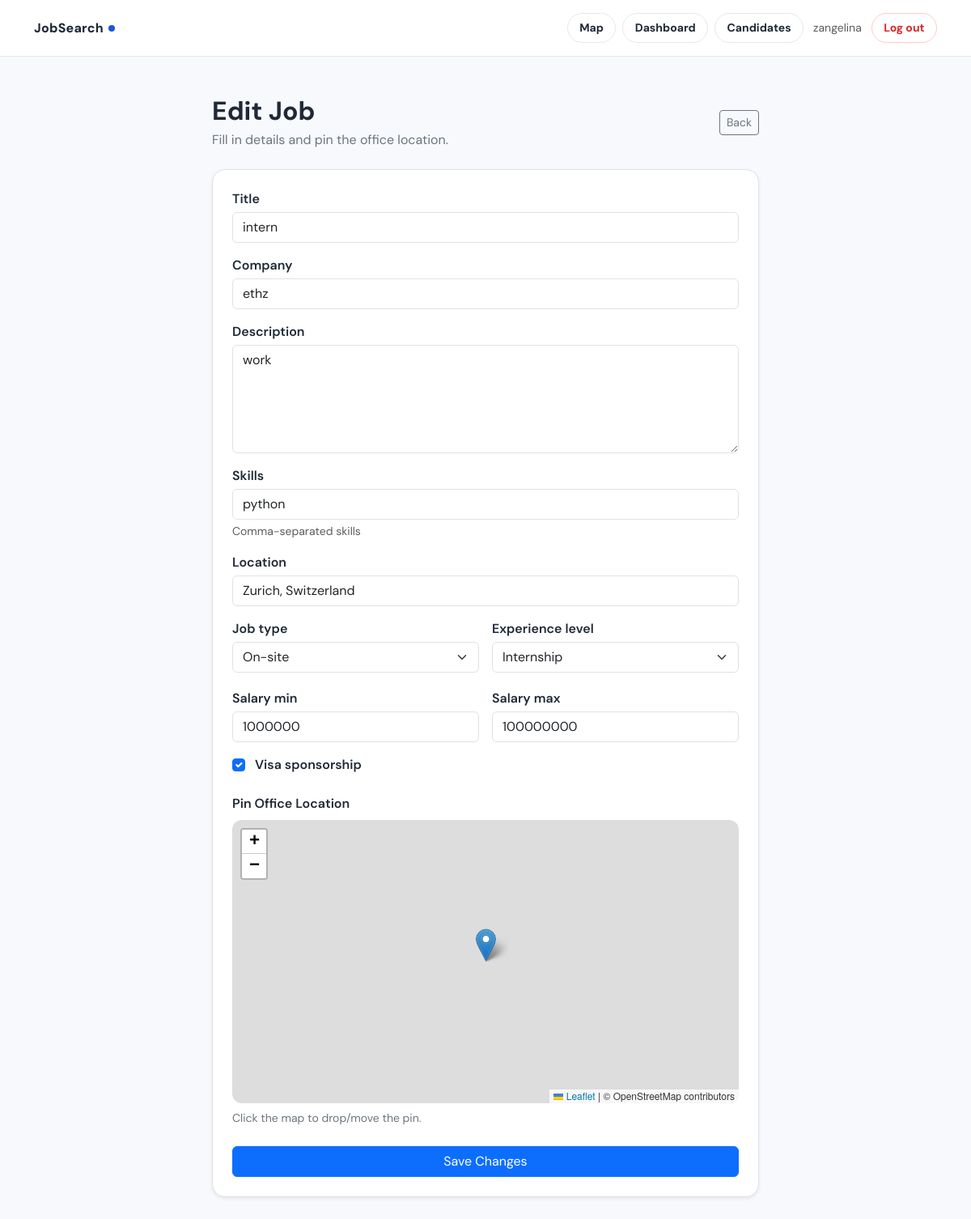
/recruiter/jobs/2/edit/ (signed in), run on the app's committed database.
### jobs/models.py (models this page shows, shortened)
class CustomUser(AbstractUser):
    class Role(models.TextChoices):
        JOB_SEEKER = "job_seeker", "Job Seeker"
        RECRUITER = "recruiter", "Recruiter"
        ADMIN = "admin", "Admin"
    role = models.CharField(
        max_length=20,
        choices=Role.choices,
        default=Role.JOB_SEEKER,
    )
    def is_job_seeker(self):
        return self.role == self.Role.JOB_SEEKER
    def is_recruiter(self):
        return self.role == self.Role.RECRUITER

class JobPosting(models.Model):
    class JobType(models.TextChoices):
        REMOTE = "remote", "Remote"
        ONSITE = "onsite", "On-site"
        HYBRID = "hybrid", "Hybrid"
    class ExperienceLevel(models.TextChoices):
        ENTRY = "entry", "Entry Level"
        MID = "mid", "Mid Level"
        SENIOR = "senior", "Senior Level"
        INTERN = "intern", "Internship"
    recruiter = models.ForeignKey(
        CustomUser, on_delete=models.CASCADE, related_name="job_postings"
    )
    title = models.CharField(max_length=200)
    company = models.CharField(max_length=200)
    description = models.TextField()
    skills = models.TextField(blank=True, help_text="Comma-separated skills")
    location = models.CharField(max_length=200, blank=True)
    latitude = models.FloatField(null=True, blank=True)
    longitude = models.FloatField(null=True, blank=True)
    job_type = models.CharField(
        max_length=20, choices=JobType.choices, default=JobType.ONSITE
    )
    experience_level = models.CharField(
        max_length=20, choices=ExperienceLevel.choices, default=ExperienceLevel.ENTRY
    )
    salary_min = models.PositiveIntegerField(null=True, blank=True)
    salary_max = models.PositiveIntegerField(null=True, blank=True)
    visa_sponsorship = models.BooleanField(default=False)
    is_active = models.BooleanField(default=True)
    created_at = models.DateTimeField(auto_now_add=True)
    updated_at = models.DateTimeField(auto_now=True)
    class Meta:
        ordering = ["-created_at"]

### jobs/views.py (the view)
# urls.py: path("recruiter/jobs/<int:pk>/edit/", views.job_edit, name="job_edit"),
@login_required
def job_edit(request, pk):
    if not request.user.is_recruiter():
        return redirect("home")
    job = get_object_or_404(JobPosting, pk=pk, recruiter=request.user)
    if request.method == "POST":
        form = JobPostingForm(request.POST, instance=job)
        if form.is_valid():
            form.save()
            return redirect("recruiter_dashboard")
    else:
        form = JobPostingForm(instance=job)
    return render(request, "jobs/job_form.html", {"form": form, "editing": True})

### jobs/templates/jobs/job_form.html (shortened to what this page needs)
{% extends "jobs/base.html" %}
{% block content %}
<link rel="stylesheet" href="https://unpkg.com/leaflet@1.9.4/dist/leaflet.css" />
<div class="container py-5" style="max-width: 700px;">
  <div class="d-flex justify-content-between align-items-center mb-4">
    <div>
      <h2 class="fw-bold mb-1">{% if editing %}Edit Job{% else %}Post a Job{% endif %}</h2>
      <div class="text-secondary">Fill in details and pin the office location.</div>
    </div>
    <a href="{% url 'recruiter_dashboard' %}" class="btn btn-outline-secondary btn-sm">Back</a>
  </div>
  <form method="post" class="bg-white p-4 rounded-4 border shadow-sm">
    <div class="mb-3">
      <label class="form-label fw-semibold d-block mb-1">Title</label>
      {{ form.title }}
    </div>
    <div class="mb-3">
      <label class="form-label fw-semibold d-block mb-1">Company</label>
      {{ form.company }}
    </div>
    <div class="mb-3">
      <label class="form-label fw-semibold d-block mb-1">Description</label>
      {{ form.description }}
    </div>
    <div class="mb-3">
      <label class="form-label fw-semibold d-block mb-1">Skills</label>
      {{ form.skills }}
      <div class="form-text">Comma-separated skills</div>
    </div>
    <div class="mb-3">
      <label class="form-label fw-semibold d-block mb-1">Location</label>
      {{ form.location }}
    </div>
    <div class="row g-3">
      <div class="col-md-6">
        <label class="form-label fw-semibold d-block mb-1">Job type</label>
        {{ form.job_type }}
      </div>
      <div class="col-md-6">
        <label class="form-label fw-semibold d-block mb-1">Experience level</label>
        {{ form.experience_level }}
      </div>
    </div>
    <div class="row g-3 mt-1">
      <div class="col-md-6">
        <label class="form-label fw-semibold d-block mb-1">Salary min</label>
        {{ form.salary_min }}
      </div>
      <div class="col-md-6">
        <label class="form-label fw-semibold d-block mb-1">Salary max</label>
        {{ form.salary_max }}
      </div>
    </div>
    <div class="mt-3">
      <div class="form-check">
        {{ form.visa_sponsorship }}
        <label class="form-check-label fw-semibold ms-1" for="id_visa_sponsorship">
          Visa sponsorship
        </label>
      </div>
    </div>
    <div class="mt-4">
      <label class="form-label fw-semibold d-block mb-2">Pin Office Location</label>
      <div id="map" style="height: 350px; border-radius: 12px;"></div>
      <div class="text-secondary small mt-2">Click the map to drop/move the pin.</div>
    </div>
    <button class="btn btn-primary w-100 mt-4" type="submit">
      {% if editing %}Save Changes{% else %}Post Job{% endif %}
    </button>
  </form>
</div>
{% endblock %}

### jobs/templates/jobs/base.html (shortened to what this page needs)
<!doctype html>
<html lang="en">
<head>
  <link href="https://cdn.jsdelivr.net/npm/bootstrap@5.3.3/dist/css/bootstrap.min.css" rel="stylesheet">
</head>
<body>
<nav class="js-nav">
  <div class="container d-flex align-items-center py-3">
    <a class="js-brand" href="{% url 'home' %}">
      JobSearch<span class="js-brand-dot"></span>
    </a>
    <div class="ms-auto d-flex align-items-center gap-2">
      {% if user.is_authenticated %}
        <a class="btn btn-ghost btn-sm" href="{% url 'job_map' %}">Map</a>
        {% if user.is_recruiter %}
          <a class="btn btn-ghost btn-sm" href="{% url 'recruiter_dashboard' %}">Dashboard</a>
          <a class="btn btn-ghost btn-sm" href="{% url 'recruiter_candidate_search' %}">Candidates</a>
        {% endif %}
        <span class="text-muted small ms-1">{{ user.username }}</span>
        <form method="post" action="{% url 'logout' %}" class="d-inline ms-1">
          <button class="btn btn-ghost btn-sm" type="submit" style="color:var(--danger);border-color:#fecaca;">Log out</button>
        </form>
      {% else %}
        <a class="btn btn-ghost btn-sm" href="{% url 'register_recruiter' %}">Recruiter</a>
        <a class="btn btn-ghost btn-sm" href="{% url 'register_seeker' %}">Job Seeker</a>
        <a class="btn btn-brand btn-sm" href="{% url 'login' %}">Sign in</a>
      {% endif %}
    </div>
  </div>
</nav>
{% block content %}{% endblock %}
</body>
</html>

### jobs/templates/jobs/base.html (style rules this page uses)
:root { --brand: #1a56db; --brand-light: #e8effc; --brand-dark: #0f3a94; --surface: #f8f9fc; --card: #ffffff; --border: #e5e7eb; --text: #1f2937; --text-muted: #6b7280; --success: #059669; --danger: #dc2626; --warning: #d97706; --info: #0891b2; --shadow-sm: 0 1px 2px rgba(0,0,0,.05); --shadow-md: 0 8px 24px rgba(17,24,39,.08); }
body { font-family: "DM Sans", system-ui, -apple-system, Segoe UI, Roboto, Arial, sans-serif; background: var(--surface); color: var(--text); }
.js-nav { background: rgba(255,255,255,.9); backdrop-filter: blur(10px); border-bottom: 1px solid var(--border); position: sticky; top: 0; z-index: 100; }
.js-brand { text-decoration: none; font-weight: 800; color: var(--text); letter-spacing: .2px; }
.js-brand-dot { width: 8px; height: 8px; border-radius: 50%; display: inline-block; width: 8px; height: 8px; background: var(--brand); border-radius: 999px; margin-left: 6px; transform: translateY(-1px); }
.btn-ghost { background: white; border: 1px solid var(--border); border-radius: 999px; font-weight: 700; color: var(--text); padding: .45rem .9rem; }

### data on the page
CustomUser: username "zangelina"
JobPosting: title "intern", company "ethz", description "work", skills "python", location "Zurich, Switzerland", job_type "On-site", experience_level "Internship", salary_min "1000000", salary_max "100000000", visa_sponsorship "☑"
